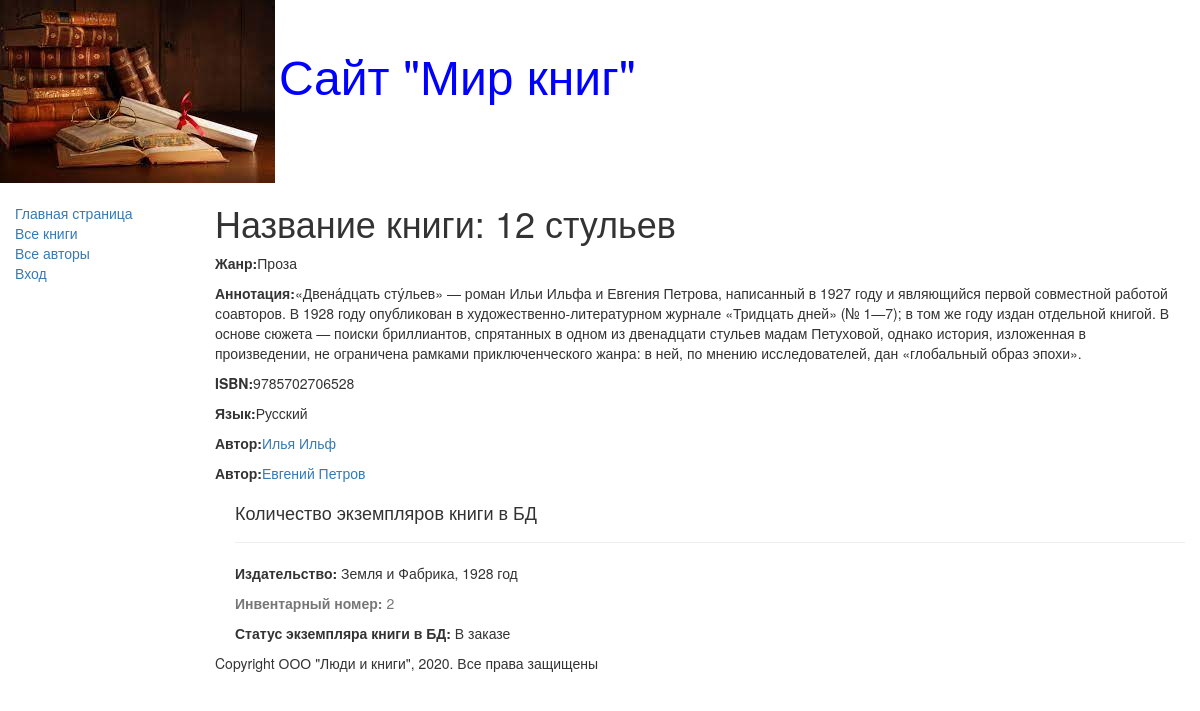
The page /books/2 on the database its author committed.
### catalog/models.py (models this page shows, shortened)
class Book(models.Model):
    title = models.CharField(max_length=200, help_text="Введите название книги", verbose_name="Название книги")
    genre = models.ForeignKey('Genre', on_delete=models.CASCADE, help_text="Выберите жанр для книги",
                              verbose_name="Жанр книги", null=True)
    language = models.ForeignKey('Language', on_delete=models.CASCADE, help_text="Выберите язык книги",
                                 verbose_name="Язык книги", null=True)
    author = models.ManyToManyField('Author', help_text="Выберите автора", verbose_name="Автор книги")
    summary = models.TextField(max_length=1000, help_text="Введие краткое описание книги",
                               verbose_name="Аннотация книги")
    isbn = models.CharField(max_length=13, help_text="Должно содержать 13 символов",
                            verbose_name="ISBN книги")
    def display_author(self):
        return ', '.join([author.last_name for author in self.author.all()])
    display_author.short_description = 'Авторы'

class Genre(models.Model):
    name = models.CharField(max_length=200, help_text="Введите жанр книги", verbose_name="Жанр книги")
    def __str__(self):
        return self.name

class Language(models.Model):
    name = models.CharField(max_length=20, help_text="Введите язык книги", verbose_name="Язык книги")
    def __str__(self):
        return self.name

class Author(models.Model):
    first_name = models.CharField(max_length=100, help_text="Введите имя автора", verbose_name="Имя автора")
    last_name = models.CharField(max_length=100, help_text="Введите фамилию автора", verbose_name="Фамилия автора")
    date_of_birth = models.DateField(help_text="Введите дату рождения", verbose_name="Дата рождения", null=True, blank=True)
    date_of_death = models.DateField(help_text="Введите дату смерти", verbose_name="Дата смерти", null=True, blank=True)

class BookInstance(models.Model):
    book = models.ForeignKey('Book', on_delete=models.CASCADE, null=True)
    inv_nom = models.CharField(max_length=20, null=True, help_text="Введите инвентарный номер экземпляара",
                               verbose_name="Инвентарный номер")
    imprint = models.CharField(max_length=200, help_text="Введите издательствои год выпуска",
                               verbose_name="Издательство")
    status = models.ForeignKey('Status', on_delete=models.CASCADE, null=True,
                               help_text="Измнить состояние экземпляра",
                               verbose_name="Статус экземпляра книги")
    due_back = models.DateField(null=True, blank=True,
                                help_text="Введите конец срока статуса",
                                verbose_name="Дата окончания статуса")

class Status(models.Model):
    name = models.CharField(max_length=20, help_text="Введите статус экземпляра книги",
                            verbose_name="Статус экземпляра книги")
    def __str__(self):
        return self.name

### catalog/views.py (the view)
# urls.py: url(r'^books/(?P<pk>\d+)$', views.BookDetailView.as_view(), name="book-detail"),
class BookDetailView(generic.DetailView):
    model = Book

### catalog/templates/catalog/book_detail.html (shortened to what this page needs)
{% extends "base_generic.html" %}
{% block content %}
    <h1>Название книги: {{ book.title }}</h1>
    <p><strong>Жанр:</strong>{{ book.genre }}</p>
    <p><strong>Аннотация:</strong>{{ book.summary }}</p>
    <p><strong>ISBN:</strong>{{ book.isbn }}</p>
    <p><strong>Язык:</strong>{{ book.language }}</p>
        {% for author in book.author.all %}
            <p><strong>Автор:</strong><a href="">{{ author.first_name }} {{ author.last_name }}</a></p>
        {% endfor %}
<div style="margin-left:20px;margin-top:20px">
    <h4>Количество экземпляров книги в БД</h4>
    {% for copy in book.bookinstance_set.all %}
        <hr>
        <p><strong>Издательство:</strong> {{ copy.imprint }}</p>
        <p class="text-muted"><strong>Инвентарный номер:</strong> {{ copy.id }}</p>
        <p><strong>Статус экземпляра книги в БД:</strong> {{ copy.status }}</p>
    {% endfor %}
</div>
{% endblock %}

### rows shown on the page
Book: title "12 стульев", genre "Проза", summary "«Двена́дцать сту́льев» — роман Ильи Ильфа и Евгения Петрова, написанный в 1927 году и являющийся первой совместной работой соавторов. В 1928 году опубликован в художественно-литературном журнале «Тридцать дней» (№ 1—7); в том же году издан отдельной книгой. В основе сюжета — поиски бриллиантов, спрятанных в одном из двенадцати стульев мадам Петуховой, однако история, изложенная в произведении, не ограничена рамками приключенческого жанра: в ней, по мнению исследователей, дан «глобальный образ эпохи».", isbn "9785702706528", language "Русский"
Author: first_name "Илья", last_name "Ильф"
Author: first_name "Евгений", last_name "Петров"
BookInstance: imprint "Земля и Фабрика, 1928 год", id "2", status "В заказе"
